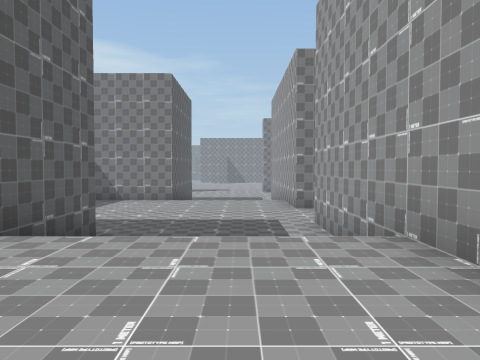
view 1 (above)

24 first-person views from a walk through a Unity game level. The camera is 1.3 m above the floor, tilts 2° down and sees 70° across. The floor is counted in squares, 2 m on a side. Each view is taken from the middle of a square. On the plan, view 1 faces up. The plan holds only what a view shows up to about 10 squares ahead; the rest is blank. The place goes on beyond the plan. The player character is not drawn.

view 2
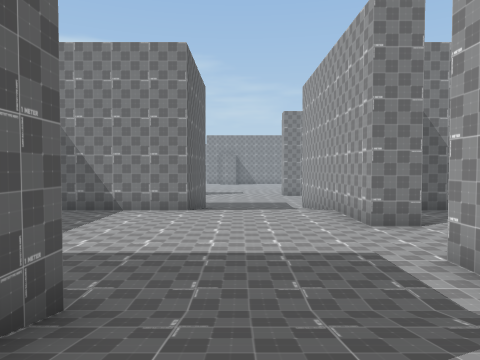

view 3
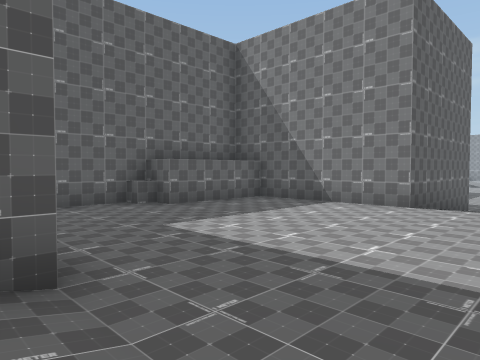

view 4
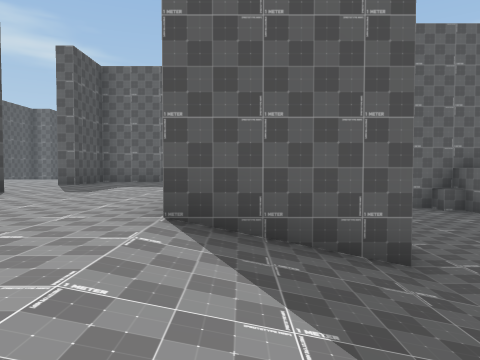

view 5
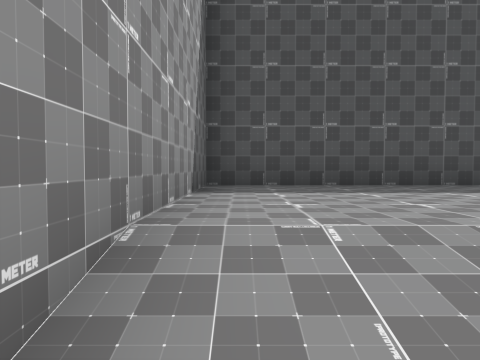

view 6
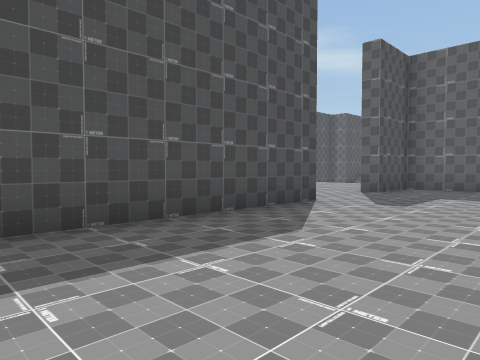

view 7
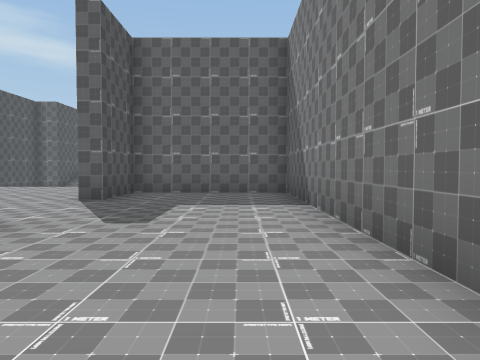

view 8
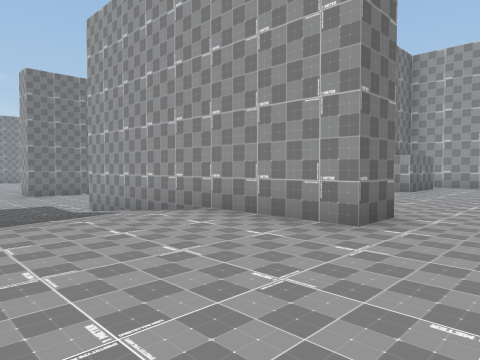

view 9
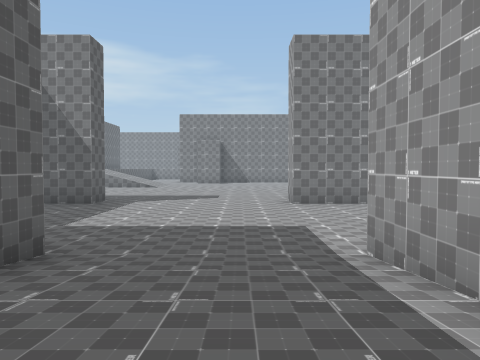

view 10
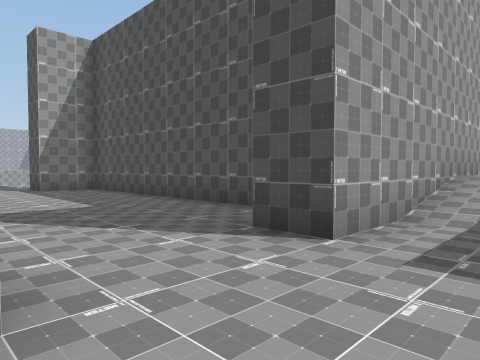

view 11
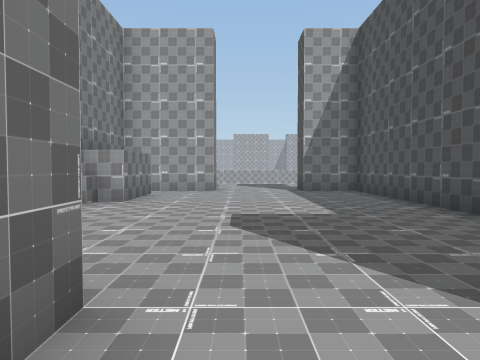

view 12
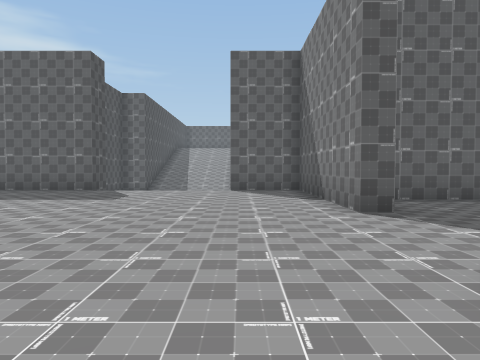

view 13
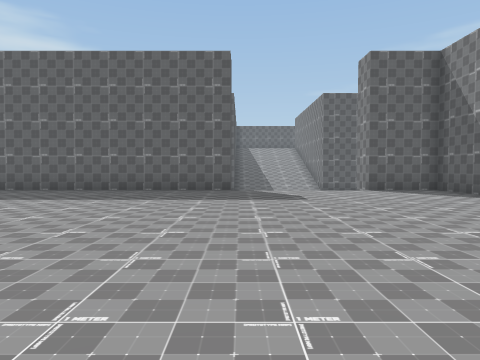

view 14
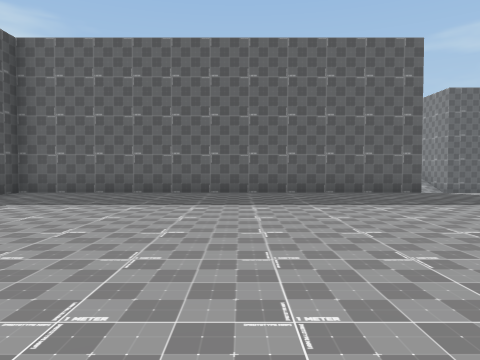

view 15
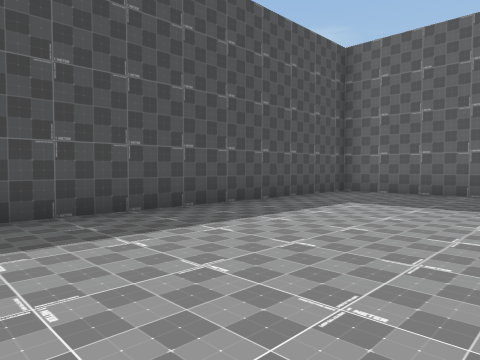

view 16
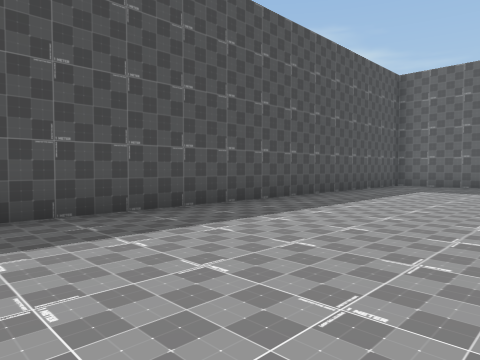

view 17
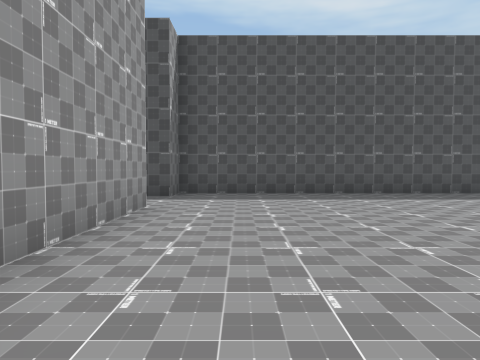

view 18
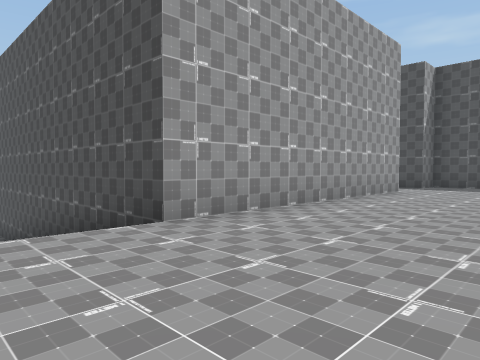

view 19
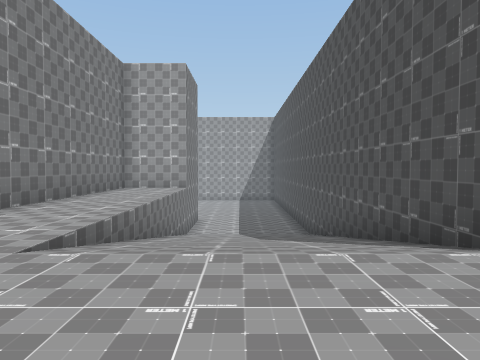

view 20
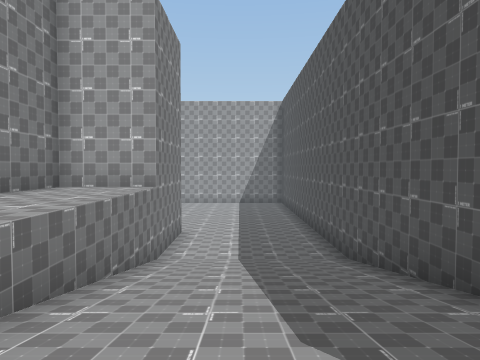

view 21
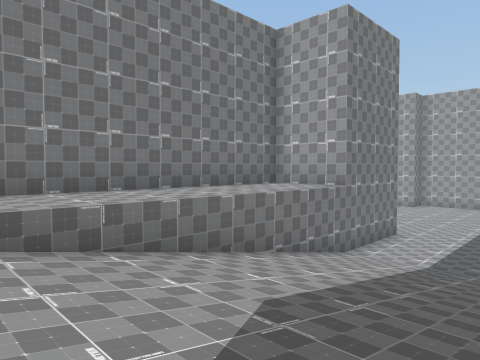

view 22
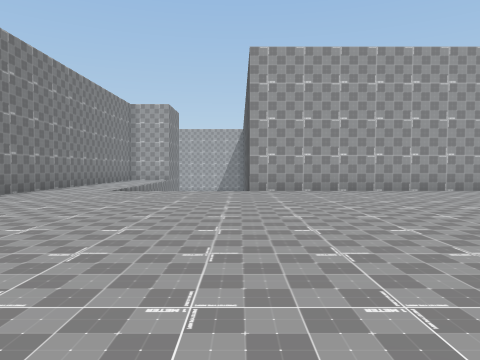

view 23
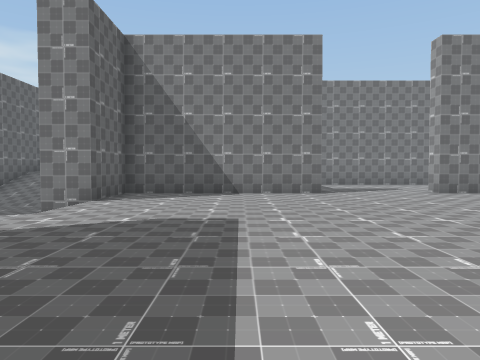

view 24
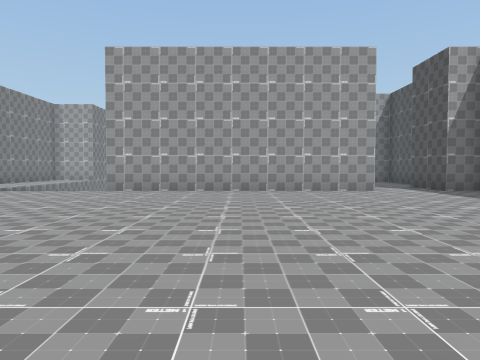

### Floor plan
Key: @ floor where view 1 was taken; # wall or solid block; . main floor; - floor 1 m lower than the main floor; _ floor 2 m lower than the main floor; < floor 3 m lower than the main floor; / step, stairs or slope; ^ raised ledge.
Columns run from 14 left of view 1 to 13 right of it. Each row starts with its distance up from view 1.
 23          _________
 22          _________
 21          _________
 20           ________
 19           _______
 18            ______
 17            #____#
 16            #////#
 15            #////#
 14            #////#
 13        #####////####
 12        #--------# -  ^## #
 11        #--------#--------#
 10        #--------#--------#
  9       ##------------------
  8       #-------------------
  7       #---------#--------#
  6          -------#--------#
  5            #////##########
  4    #########////#
  3    #............#
  2    #............#
  1    #............#
  0    #..........@.#
 -1 ######...###############
 -2 #.........  ...........#
 -3 #......................####
 -4 /..............////////<<<<<
 -5 /..............////////<<<<<
 -6 /..............////////<<<<
 -7 /..............////////<<<<
 -8 #..............############
 -9 #..............#
-10 #..............#
-11 #..............#
-12 #..............#
-13 #..............#
-14 #..............#
-15 #...............
-16 #...............
-17 #..............#
-18 ################

Where each view was taken, in squares from view 1:
view 1: 0 up, 0 right, facing up
view 2: 3 up, 1 left, facing up
view 3: 5 up, 0 right, facing up-left
view 4: 4 up, 1 right, facing left
view 5: 5 up, 1 right, facing down
view 6: 3 up, 0 right, facing down-left
view 7: 2 up, 2 left, facing left
view 8: 8 up, 2 left, facing up-right
view 9: 13 up, 0 right, facing up
view 10: 10 up, 0 right, facing down-right
view 11: 9 up, 1 right, facing right
view 12: 3 down, 4 left, facing left
view 13: 7 down, 4 left, facing left
view 14: 12 down, 5 left, facing left
view 15: 13 down, 5 left, facing down-left
view 16: 13 down, 1 left, facing down-left
view 17: 9 down, 1 left, facing down
view 18: 5 down, 3 left, facing down-right
view 19: 5 down, 2 left, facing right
view 20: 5 down, 2 right, facing right
view 21: 7 down, 2 right, facing up-right
view 22: 7 down, 9 left, facing right
view 23: 10 down, 11 left, facing up
view 24: 11 down, 9 left, facing right
